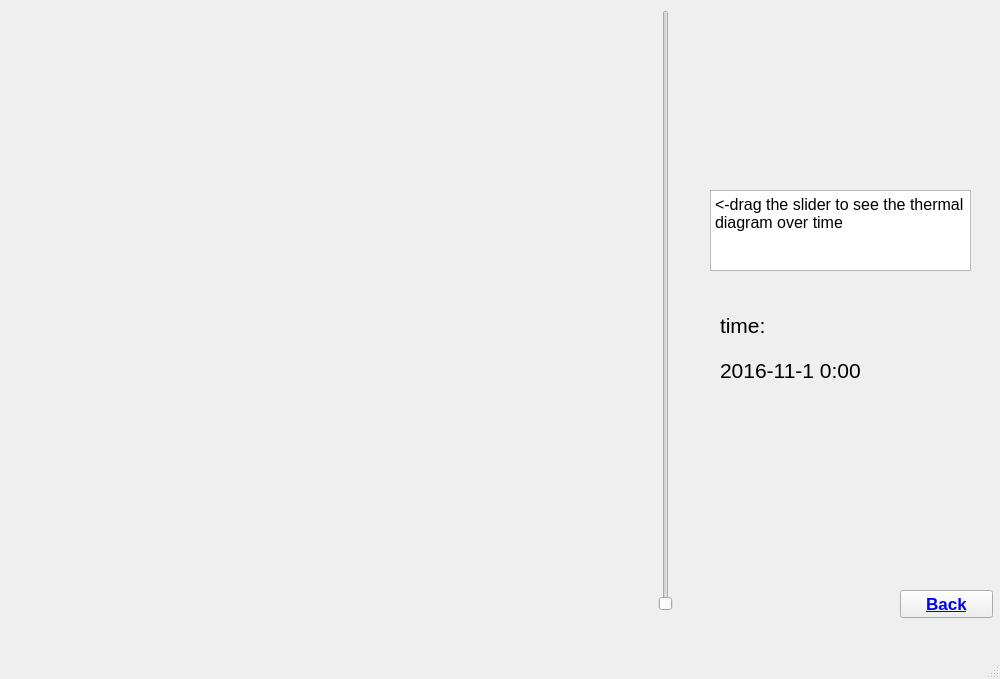
<?xml version="1.0" encoding="UTF-8"?>
<ui version="4.0">
 <class>AnalysisWindow</class>
 <widget class="QMainWindow" name="AnalysisWindow">
  <property name="geometry">
   <rect>
    <x>0</x>
    <y>0</y>
    <width>1000</width>
    <height>679</height>
   </rect>
  </property>
  <property name="windowTitle">
   <string>thermal diagram</string>
  </property>
  <property name="styleSheet">
   <string notr="true"/>
  </property>
  <widget class="QWidget" name="centralwidget">
   <property name="styleSheet">
    <string notr="true"/>
   </property>
   <widget class="QLabel" name="label">
    <property name="geometry">
     <rect>
      <x>0</x>
      <y>0</y>
      <width>619</width>
      <height>628</height>
     </rect>
    </property>
    <property name="styleSheet">
     <string notr="true">image: url(:/new/prefix1/picture/ChengduMap.png);</string>
    </property>
    <property name="text">
     <string/>
    </property>
   </widget>
   <widget class="QLabel" name="label_2">
    <property name="geometry">
     <rect>
      <x>720</x>
      <y>310</y>
      <width>72</width>
      <height>31</height>
     </rect>
    </property>
    <property name="font">
     <font>
      <pointsize>16</pointsize>
     </font>
    </property>
    <property name="text">
     <string>time:</string>
    </property>
   </widget>
   <widget class="QLabel" name="label_3">
    <property name="geometry">
     <rect>
      <x>720</x>
      <y>350</y>
      <width>221</width>
      <height>41</height>
     </rect>
    </property>
    <property name="font">
     <font>
      <pointsize>16</pointsize>
     </font>
    </property>
    <property name="text">
     <string>2016-11-1 0:00</string>
    </property>
   </widget>
   <widget class="QLabel" name="label_4">
    <property name="geometry">
     <rect>
      <x>0</x>
      <y>0</y>
      <width>619</width>
      <height>628</height>
     </rect>
    </property>
    <property name="text">
     <string/>
    </property>
   </widget>
   <widget class="QSlider" name="horizontalSlider">
    <property name="geometry">
     <rect>
      <x>650</x>
      <y>10</y>
      <width>31</width>
      <height>601</height>
     </rect>
    </property>
    <property name="sizePolicy">
     <sizepolicy hsizetype="Fixed" vsizetype="MinimumExpanding">
      <horstretch>0</horstretch>
      <verstretch>0</verstretch>
     </sizepolicy>
    </property>
    <property name="baseSize">
     <size>
      <width>0</width>
      <height>0</height>
     </size>
    </property>
    <property name="orientation">
     <enum>Qt::Vertical</enum>
    </property>
   </widget>
   <widget class="QTextBrowser" name="textBrowser">
    <property name="geometry">
     <rect>
      <x>710</x>
      <y>190</y>
      <width>261</width>
      <height>81</height>
     </rect>
    </property>
    <property name="font">
     <font>
      <pointsize>16</pointsize>
     </font>
    </property>
    <property name="html">
     <string>&lt;!DOCTYPE HTML PUBLIC &quot;-//W3C//DTD HTML 4.0//EN&quot; &quot;http://www.w3.org/TR/REC-html40/strict.dtd&quot;&gt;
&lt;html&gt;&lt;head&gt;&lt;meta name=&quot;qrichtext&quot; content=&quot;1&quot; /&gt;&lt;style type=&quot;text/css&quot;&gt;
p, li { white-space: pre-wrap; }
&lt;/style&gt;&lt;/head&gt;&lt;body style=&quot; font-family:'SimSun'; font-size:16pt; font-weight:400; font-style:normal;&quot;&gt;
&lt;p style=&quot; margin-top:0px; margin-bottom:0px; margin-left:0px; margin-right:0px; -qt-block-indent:0; text-indent:0px;&quot;&gt;&lt;span style=&quot; font-size:12pt;&quot;&gt;&amp;lt;-drag the slider to see the thermal diagram over time&lt;/span&gt;&lt;/p&gt;&lt;/body&gt;&lt;/html&gt;</string>
    </property>
   </widget>
   <widget class="QPushButton" name="pushButton_3">
    <property name="geometry">
     <rect>
      <x>900</x>
      <y>590</y>
      <width>93</width>
      <height>28</height>
     </rect>
    </property>
    <property name="palette">
     <palette>
      <active>
       <colorrole role="ButtonText">
        <brush brushstyle="SolidPattern">
         <color alpha="255">
          <red>0</red>
          <green>0</green>
          <blue>255</blue>
         </color>
        </brush>
       </colorrole>
      </active>
      <inactive>
       <colorrole role="ButtonText">
        <brush brushstyle="SolidPattern">
         <color alpha="255">
          <red>0</red>
          <green>0</green>
          <blue>255</blue>
         </color>
        </brush>
       </colorrole>
      </inactive>
      <disabled>
       <colorrole role="ButtonText">
        <brush brushstyle="SolidPattern">
         <color alpha="255">
          <red>120</red>
          <green>120</green>
          <blue>120</blue>
         </color>
        </brush>
       </colorrole>
      </disabled>
     </palette>
    </property>
    <property name="font">
     <font>
      <pointsize>13</pointsize>
      <weight>75</weight>
      <bold>true</bold>
      <underline>true</underline>
     </font>
    </property>
    <property name="autoFillBackground">
     <bool>false</bool>
    </property>
    <property name="text">
     <string>Back</string>
    </property>
   </widget>
  </widget>
  <widget class="QMenuBar" name="menubar">
   <property name="geometry">
    <rect>
     <x>0</x>
     <y>0</y>
     <width>1000</width>
     <height>26</height>
    </rect>
   </property>
  </widget>
  <widget class="QStatusBar" name="statusbar"/>
 </widget>
 <resources/>
 <connections/>
</ui>
